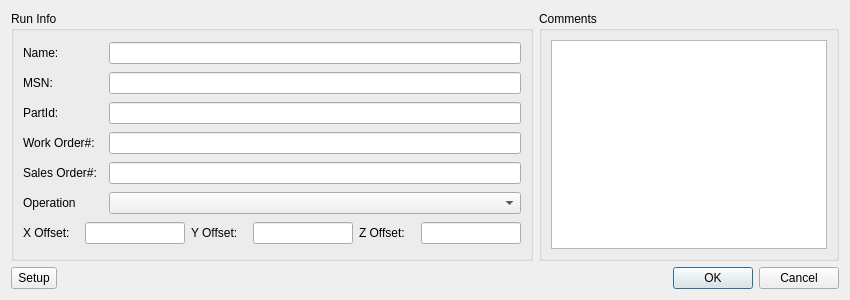
<?xml version="1.0" encoding="UTF-8"?>
<ui version="4.0">
 <class>Dialog</class>
 <widget class="QDialog" name="Dialog">
  <property name="enabled">
   <bool>true</bool>
  </property>
  <property name="geometry">
   <rect>
    <x>0</x>
    <y>0</y>
    <width>850</width>
    <height>300</height>
   </rect>
  </property>
  <property name="sizePolicy">
   <sizepolicy hsizetype="Fixed" vsizetype="Fixed">
    <horstretch>0</horstretch>
    <verstretch>0</verstretch>
   </sizepolicy>
  </property>
  <property name="minimumSize">
   <size>
    <width>850</width>
    <height>300</height>
   </size>
  </property>
  <property name="maximumSize">
   <size>
    <width>850</width>
    <height>300</height>
   </size>
  </property>
  <property name="baseSize">
   <size>
    <width>0</width>
    <height>0</height>
   </size>
  </property>
  <property name="windowTitle">
   <string>Dialog</string>
  </property>
  <property name="windowOpacity">
   <double>1.000000000000000</double>
  </property>
  <layout class="QVBoxLayout" name="verticalLayout_2">
   <item>
    <layout class="QHBoxLayout" name="horizontalLayout_7">
     <item>
      <widget class="QGroupBox" name="groupBox">
       <property name="title">
        <string>Run Info</string>
       </property>
       <layout class="QVBoxLayout" name="verticalLayout">
        <item>
         <layout class="QHBoxLayout" name="horizontalLayout">
          <item>
           <widget class="QLabel" name="labelName">
            <property name="minimumSize">
             <size>
              <width>80</width>
              <height>0</height>
             </size>
            </property>
            <property name="text">
             <string>Name:</string>
            </property>
           </widget>
          </item>
          <item>
           <widget class="QLineEdit" name="lineEditName"/>
          </item>
         </layout>
        </item>
        <item>
         <layout class="QHBoxLayout" name="horizontalLayout_2">
          <item>
           <widget class="QLabel" name="labelMSN">
            <property name="minimumSize">
             <size>
              <width>80</width>
              <height>0</height>
             </size>
            </property>
            <property name="text">
             <string>MSN:</string>
            </property>
           </widget>
          </item>
          <item>
           <widget class="QLineEdit" name="lineEditMSN"/>
          </item>
         </layout>
        </item>
        <item>
         <layout class="QHBoxLayout" name="horizontalLayout_4">
          <item>
           <widget class="QLabel" name="labelPartId">
            <property name="minimumSize">
             <size>
              <width>80</width>
              <height>0</height>
             </size>
            </property>
            <property name="text">
             <string>PartId:</string>
            </property>
           </widget>
          </item>
          <item>
           <widget class="QLineEdit" name="lineEditPartId"/>
          </item>
         </layout>
        </item>
        <item>
         <layout class="QHBoxLayout" name="horizontalLayout_5">
          <item>
           <widget class="QLabel" name="labelWO">
            <property name="minimumSize">
             <size>
              <width>80</width>
              <height>0</height>
             </size>
            </property>
            <property name="text">
             <string>Work Order#:</string>
            </property>
           </widget>
          </item>
          <item>
           <widget class="QLineEdit" name="lineEditWO"/>
          </item>
         </layout>
        </item>
        <item>
         <layout class="QHBoxLayout" name="horizontalLayout_8">
          <item>
           <widget class="QLabel" name="labelSO">
            <property name="minimumSize">
             <size>
              <width>80</width>
              <height>0</height>
             </size>
            </property>
            <property name="text">
             <string>Sales Order#:</string>
            </property>
           </widget>
          </item>
          <item>
           <widget class="QLineEdit" name="lineEditSO"/>
          </item>
         </layout>
        </item>
        <item>
         <layout class="QHBoxLayout" name="horizontalLayout_6">
          <item>
           <widget class="QLabel" name="labelOperation">
            <property name="minimumSize">
             <size>
              <width>80</width>
              <height>0</height>
             </size>
            </property>
            <property name="maximumSize">
             <size>
              <width>80</width>
              <height>16777215</height>
             </size>
            </property>
            <property name="text">
             <string>Operation</string>
            </property>
           </widget>
          </item>
          <item>
           <widget class="QComboBox" name="comboBoxOperation"/>
          </item>
         </layout>
        </item>
        <item>
         <layout class="QHBoxLayout" name="horizontalLayout_10">
          <item>
           <widget class="QLabel" name="labelXOffset">
            <property name="sizePolicy">
             <sizepolicy hsizetype="Preferred" vsizetype="Preferred">
              <horstretch>0</horstretch>
              <verstretch>0</verstretch>
             </sizepolicy>
            </property>
            <property name="text">
             <string>X Offset:</string>
            </property>
           </widget>
          </item>
          <item>
           <widget class="QLineEdit" name="lineEditXOffset">
            <property name="minimumSize">
             <size>
              <width>100</width>
              <height>0</height>
             </size>
            </property>
            <property name="maximumSize">
             <size>
              <width>100</width>
              <height>16777215</height>
             </size>
            </property>
           </widget>
          </item>
          <item>
           <widget class="QLabel" name="labelYOffset">
            <property name="text">
             <string>Y Offset:</string>
            </property>
           </widget>
          </item>
          <item>
           <widget class="QLineEdit" name="lineEditYOffset">
            <property name="minimumSize">
             <size>
              <width>100</width>
              <height>0</height>
             </size>
            </property>
            <property name="maximumSize">
             <size>
              <width>100</width>
              <height>16777215</height>
             </size>
            </property>
           </widget>
          </item>
          <item>
           <widget class="QLabel" name="labelZOffset">
            <property name="text">
             <string>Z Offset:</string>
            </property>
           </widget>
          </item>
          <item>
           <widget class="QLineEdit" name="lineEditZOffset">
            <property name="minimumSize">
             <size>
              <width>100</width>
              <height>0</height>
             </size>
            </property>
            <property name="maximumSize">
             <size>
              <width>100</width>
              <height>16777215</height>
             </size>
            </property>
            <property name="text">
             <string/>
            </property>
           </widget>
          </item>
         </layout>
        </item>
       </layout>
      </widget>
     </item>
     <item>
      <widget class="QGroupBox" name="groupBox_2">
       <property name="minimumSize">
        <size>
         <width>300</width>
         <height>0</height>
        </size>
       </property>
       <property name="maximumSize">
        <size>
         <width>300</width>
         <height>16777215</height>
        </size>
       </property>
       <property name="title">
        <string>Comments</string>
       </property>
       <layout class="QVBoxLayout" name="verticalLayout_3">
        <item>
         <widget class="QTextEdit" name="textEdit">
          <property name="html">
           <string>&lt;!DOCTYPE HTML PUBLIC &quot;-//W3C//DTD HTML 4.0//EN&quot; &quot;http://www.w3.org/TR/REC-html40/strict.dtd&quot;&gt;
&lt;html&gt;&lt;head&gt;&lt;meta name=&quot;qrichtext&quot; content=&quot;1&quot; /&gt;&lt;style type=&quot;text/css&quot;&gt;
p, li { white-space: pre-wrap; }
&lt;/style&gt;&lt;/head&gt;&lt;body style=&quot; font-family:'MS Shell Dlg 2'; font-size:8.25pt; font-weight:400; font-style:normal;&quot;&gt;
&lt;p style=&quot;-qt-paragraph-type:empty; margin-top:0px; margin-bottom:0px; margin-left:0px; margin-right:0px; -qt-block-indent:0; text-indent:0px;&quot;&gt;&lt;br /&gt;&lt;/p&gt;&lt;/body&gt;&lt;/html&gt;</string>
          </property>
         </widget>
        </item>
       </layout>
      </widget>
     </item>
    </layout>
   </item>
   <item>
    <layout class="QHBoxLayout" name="horizontalLayout_9">
     <item>
      <widget class="QToolButton" name="toolButton">
       <property name="maximumSize">
        <size>
         <width>100</width>
         <height>25</height>
        </size>
       </property>
       <property name="text">
        <string>Setup</string>
       </property>
      </widget>
     </item>
     <item>
      <spacer name="horizontalSpacer">
       <property name="orientation">
        <enum>Qt::Horizontal</enum>
       </property>
       <property name="sizeHint" stdset="0">
        <size>
         <width>40</width>
         <height>20</height>
        </size>
       </property>
      </spacer>
     </item>
     <item>
      <widget class="QDialogButtonBox" name="buttonBox">
       <property name="orientation">
        <enum>Qt::Horizontal</enum>
       </property>
       <property name="standardButtons">
        <set>QDialogButtonBox::Cancel|QDialogButtonBox::Ok</set>
       </property>
      </widget>
     </item>
    </layout>
   </item>
  </layout>
 </widget>
 <tabstops>
  <tabstop>lineEditName</tabstop>
  <tabstop>lineEditMSN</tabstop>
  <tabstop>lineEditPartId</tabstop>
  <tabstop>lineEditWO</tabstop>
  <tabstop>lineEditSO</tabstop>
  <tabstop>comboBoxOperation</tabstop>
  <tabstop>lineEditZOffset</tabstop>
  <tabstop>lineEditYOffset</tabstop>
  <tabstop>lineEditXOffset</tabstop>
  <tabstop>toolButton</tabstop>
  <tabstop>textEdit</tabstop>
 </tabstops>
 <resources/>
 <connections>
  <connection>
   <sender>buttonBox</sender>
   <signal>accepted()</signal>
   <receiver>Dialog</receiver>
   <slot>accept()</slot>
   <hints>
    <hint type="sourcelabel">
     <x>248</x>
     <y>254</y>
    </hint>
    <hint type="destinationlabel">
     <x>157</x>
     <y>274</y>
    </hint>
   </hints>
  </connection>
  <connection>
   <sender>buttonBox</sender>
   <signal>rejected()</signal>
   <receiver>Dialog</receiver>
   <slot>reject()</slot>
   <hints>
    <hint type="sourcelabel">
     <x>316</x>
     <y>260</y>
    </hint>
    <hint type="destinationlabel">
     <x>286</x>
     <y>274</y>
    </hint>
   </hints>
  </connection>
 </connections>
</ui>
